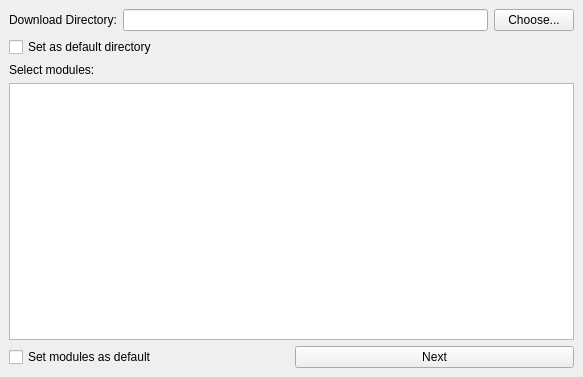
<?xml version="1.0" encoding="UTF-8"?>
<ui version="4.0">
 <class>MainWindow</class>
 <widget class="QMainWindow" name="MainWindow">
  <property name="geometry">
   <rect>
    <x>0</x>
    <y>0</y>
    <width>583</width>
    <height>377</height>
   </rect>
  </property>
  <property name="windowTitle">
   <string>Choose download directory</string>
  </property>
  <widget class="QWidget" name="centralwidget">
   <layout class="QVBoxLayout" name="verticalLayout">
    <item>
     <layout class="QHBoxLayout" name="horizontalLayout">
      <item>
       <widget class="QLabel" name="label">
        <property name="text">
         <string>Download Directory:</string>
        </property>
       </widget>
      </item>
      <item>
       <widget class="QLineEdit" name="downloadDir">
        <property name="readOnly">
         <bool>true</bool>
        </property>
       </widget>
      </item>
      <item>
       <widget class="QPushButton" name="chooseDirButton">
        <property name="text">
         <string>Choose...</string>
        </property>
       </widget>
      </item>
     </layout>
    </item>
    <item>
     <widget class="QCheckBox" name="defaultDirCheckBox">
      <property name="text">
       <string>Set as default directory</string>
      </property>
     </widget>
    </item>
    <item>
     <widget class="QLabel" name="label_2">
      <property name="text">
       <string>Select modules:</string>
      </property>
     </widget>
    </item>
    <item>
     <widget class="QListView" name="listView"/>
    </item>
    <item>
     <layout class="QHBoxLayout" name="horizontalLayout_2">
      <item>
       <widget class="QCheckBox" name="defaultModulesCheckBox">
        <property name="text">
         <string>Set modules as default</string>
        </property>
       </widget>
      </item>
      <item>
       <widget class="QPushButton" name="nextButton">
        <property name="text">
         <string>Next</string>
        </property>
       </widget>
      </item>
     </layout>
    </item>
   </layout>
  </widget>
 </widget>
 <resources/>
 <connections/>
</ui>
